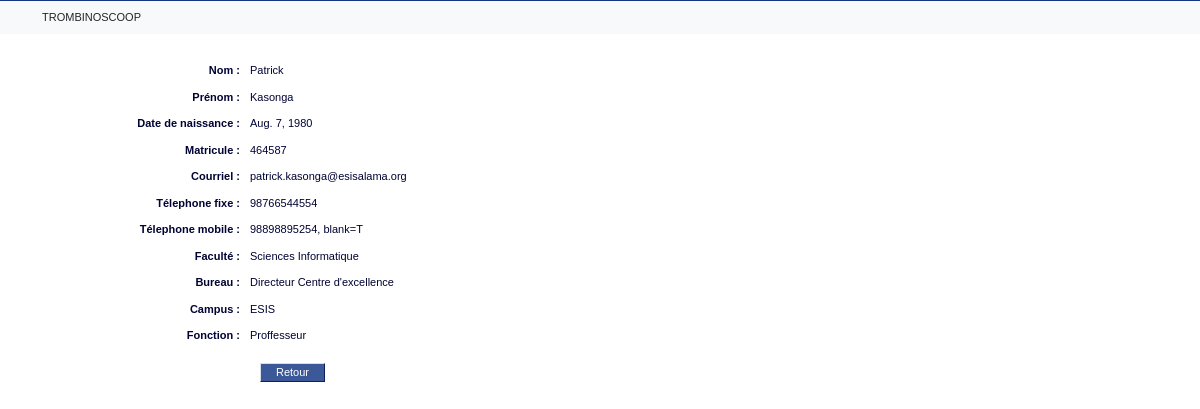
/showProfile (signed in), run on the app's committed database.
### Trombinoscoop/models.py (models this page shows, shortened)
class Person(models.Model):
    img_profile = models.ImageField(default=None, null=True, blank=True)
    registration_number = models.CharField(max_length=30)
    last_name = models.CharField(max_length=30)
    first_name = models.CharField(max_length=30)
    birth_date = models.DateField(blank=True)
    email = models.EmailField()
    home_phone_number = models.CharField(max_length=20, blank=True)
    cellphone_number = models.CharField(max_length=20, blank=True)
    password = models.CharField(max_length=32)
    friends = models.ManyToManyField('self', null=True, blank=True)
    faculty = models.ForeignKey('Faculty', on_delete=models.CASCADE, default=None)
    person_type = 'generic'

class Faculty(models.Model):
    name = models.CharField(max_length=30)
    color = models.CharField(max_length=6)

class Employee(Person):
    office = models.CharField(max_length=30)
    campus = models.ForeignKey('Campus', on_delete=models.CASCADE, default=None)
    job = models.ForeignKey('Job', on_delete=models.CASCADE, default=None)
    person_type = 'employee'

class Campus(models.Model):
    name = models.CharField(max_length=30)
    address = models.CharField(max_length=60)

class Job(models.Model):
    title = models.CharField(max_length=30)

### Trombinoscoop/views.py (the view)
# urls.py: path('showProfile', views.show_profile),
def show_profile(request):
    logged_user = get_logged_user_from_request(request)
    if logged_user:
        if 'userToShow' in request.GET and request.GET['userToShow'] != '':
            user_to_show_id = int(request.GET['userToShow'])
            results = Person.objects.filter(id=user_to_show_id)
            if len(results) == 1:
                if Student.objects.filter(id=user_to_show_id):
                    user_to_show = Student.objects.get(id=user_to_show_id)
                else:
                    user_to_show = Employee.objects.get(id=user_to_show_id)
                return render(request, 'show_profile.html', {'user_to_show': user_to_show})
            else:
                return render(request, 'show_profile.html', {'user_to_show': logged_user})
        else:
            return render(request, 'show_profile.html', {'user_to_show': logged_user})
    else:
        return redirect('/login')

### Trombinoscoop/views.py (called while the page is built)
def get_logged_user_from_request(request):
    if 'logged_user_id' in request.session:
        logged_user_id = request.session['logged_user_id']
        if len(Student.objects.filter(id=logged_user_id)) == 1:
            return Student.objects.get(id=logged_user_id)
        elif len(Employee.objects.filter(id=logged_user_id)):
            return Employee.objects.get(id=logged_user_id)
        else:
            return None
    else:
        return None

### templates/show_profile.html (shortened to what this page needs)
{% extends "base.html" %}
{% block bodyId %}showProfilePage{% endblock %}
{% block content %}
    <h1>Affichage d'un profil</h1>
    <dl class="fieldList">
        <dt>Nom :</dt>
        <dd>{{ user_to_show.last_name }}</dd>
        <dt>Prénom :</dt>
        <dd>{{ user_to_show.first_name }}</dd>
        <dt>Date de naissance :</dt>
        <dd>{{ user_to_show.birth_date }}</dd>
        <dt>Matricule :</dt>
        <dd>{{ user_to_show.registration_number }}</dd>
        <dt>Courriel :</dt>
        <dd>{{ user_to_show.email }}</dd>
        <dt>Télephone fixe :</dt>
        <dd>{{ user_to_show.home_phone_number }}</dd>
        <dt>Télephone mobile :</dt>
        <dd>{{ user_to_show.cellphone_number }}</dd>
        <dt>Faculté :</dt>
        <dd>{{ user_to_show.faculty.name }}</dd>
        {% if user_to_show.person_type == "student" %}
            <dt>Cursus :</dt>
            <dd>{{ user_to_show.cursus.title }}</dd>
            <dt>Année :</dt>
            <dd>{{ user_to_show.year }}</dd>
        {% elif user_to_show.person_type == "employee" %}
            <dt>Bureau :</dt>
            <dd>{{ user_to_show.office }}</dd>
            <dt>Campus :</dt>
            <dd>{{ user_to_show.campus.name }}</dd>
            <dt>Fonction :</dt>
            <dd>{{ user_to_show.job.title }}</dd>
        {% endif %}
    </dl>
    <p id="showProfileNavigationButtons">
        <a href="/" class="buttonLink">Retour</a>
    </p>
{% endblock %}

### templates/base.html (shortened to what this page needs)
<!DOCTYPE html>
<html lang="en">
<head>
    <link rel="stylesheet" type="text/css" href="../static/css/bootstrap.min.css">
    <link rel="stylesheet" type="text/css" href="../static/css/style.css">
</head>
<body id="{% block bodyId %}genericPage{% endblock %}">
    <header>
        <nav class="navbar navbar-light bg-light">
            <div class="container">
                {% block headerContent %}
                <div class="row">
                    <div class="text-dark text-start">
                        TROMBINOSCOOP
                    </div>
                </div>
                {% endblock %}
            </div>
        </nav>
    </header>
    <section id="Content">
        {% block content %}{% endblock %}
    </section>
</body>
</html>

### static/css/style.css (style rules this page uses)
header { position: absolute; left: 0; top: 0; height: 80; width: 100%; background: #3b5998 url('../img/logo.jpg') no-repeat 50px 25px; border-top: 1px solid #133783; }
body { margin: 0; padding: 0; font-family: 'Lucida Grande', Tahoma, Verdana, Arial, sans-serif; font-size: 11px; color: #000333; }
a { color: #3b5998; }
h1 { text-align: center; font-size: 22px; margin: 0px 60px 30px 60px; padding: 0 0 5px 0; color: #3b5998; border-bottom: 1px solid #3b5998; }
a.buttonLink { border-style: solid; border-width: 1px; border-color: #d9dfea #0e1f5b #0e1f5b #d9dfea; background-color: #3b5998; color: #ffffff; padding: 2px 15px 3px 15px; text-align: center; text-decoration: none; }
dl.fieldList dt { display: block; width: 250px; float: left; text-align: right; padding: 0 10px 0 0; font-weight: bold; }
dl.fieldList dd { display: block; width: 450px; padding: 0px; margin: 0 0 10px 0; }
p#showProfileNavigationButtons { margin: 20px 0 0 260px; }

### data on the page
Person: last_name "Patrick", first_name "Kasonga", birth_date "Aug. 7, 1980", registration_number "464587", email "patrick.kasonga@esisalama.org", home_phone_number "98766544554", cellphone_number "98898895254, blank=T", faculty.name "Sciences Informatique"
Employee: office "Directeur Centre d'excellence", campus.name "ESIS", job "Proffesseur"
